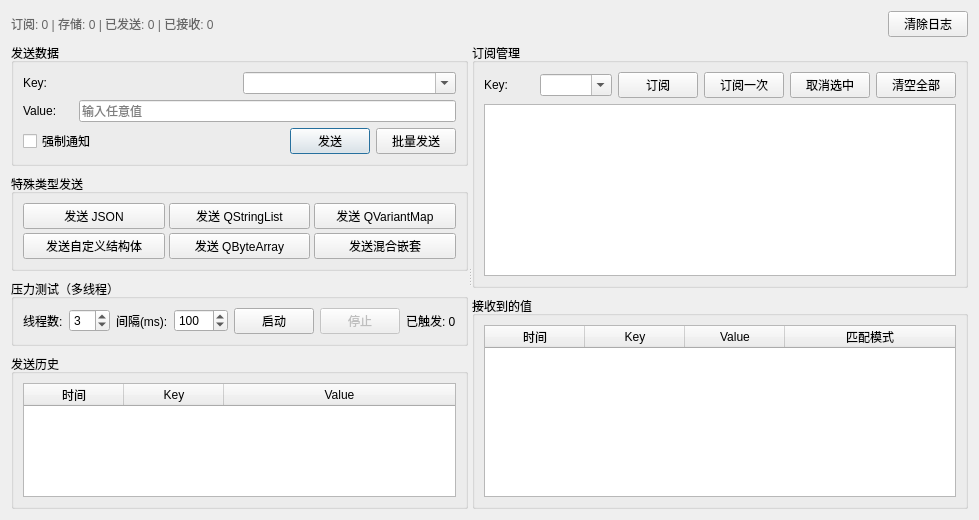
<?xml version="1.0" encoding="UTF-8"?>
<ui version="4.0">
 <class>SingleTestUi</class>
 <widget class="QWidget" name="SingleTestUi">
  <property name="geometry">
   <rect>
    <x>0</x>
    <y>0</y>
    <width>823</width>
    <height>520</height>
   </rect>
  </property>
  <property name="windowTitle">
   <string>SingletonAPI v5.0</string>
  </property>
  <layout class="QVBoxLayout" name="verticalLayout_main">
   <item>
    <layout class="QHBoxLayout" name="horizontalLayout_stats">
     <item>
      <widget class="QLabel" name="label_stats">
       <property name="styleSheet">
        <string notr="true">color: #666; font-size: 12px;</string>
       </property>
       <property name="text">
        <string>订阅: 0 | 存储: 0 | 已发送: 0 | 已接收: 0</string>
       </property>
      </widget>
     </item>
     <item>
      <spacer name="horizontalSpacer_stats">
       <property name="orientation">
        <enum>Qt::Horizontal</enum>
       </property>
       <property name="sizeHint" stdset="0">
        <size>
         <width>40</width>
         <height>20</height>
        </size>
       </property>
      </spacer>
     </item>
     <item>
      <widget class="QPushButton" name="pushButton_clearLog">
       <property name="maximumSize">
        <size>
         <width>80</width>
         <height>16777215</height>
        </size>
       </property>
       <property name="text">
        <string>清除日志</string>
       </property>
      </widget>
     </item>
    </layout>
   </item>
   <item>
    <widget class="QSplitter" name="splitter_main">
     <property name="orientation">
      <enum>Qt::Horizontal</enum>
     </property>
     <widget class="QWidget" name="widget_left" native="true">
      <layout class="QVBoxLayout" name="verticalLayout_left">
       <property name="spacing">
        <number>8</number>
       </property>
       <item>
        <widget class="QGroupBox" name="groupBox_send">
         <property name="title">
          <string>发送数据</string>
         </property>
         <layout class="QVBoxLayout" name="verticalLayout_send">
          <property name="spacing">
           <number>6</number>
          </property>
          <item>
           <layout class="QHBoxLayout" name="horizontalLayout_key">
            <item>
             <widget class="QLabel" name="label_key">
              <property name="minimumSize">
               <size>
                <width>50</width>
                <height>0</height>
               </size>
              </property>
              <property name="text">
               <string>Key:</string>
              </property>
             </widget>
            </item>
            <item>
             <widget class="QComboBox" name="comboBox_key">
              <property name="editable">
               <bool>true</bool>
              </property>
             </widget>
            </item>
           </layout>
          </item>
          <item>
           <layout class="QHBoxLayout" name="horizontalLayout_value">
            <item>
             <widget class="QLabel" name="label_val">
              <property name="minimumSize">
               <size>
                <width>50</width>
                <height>0</height>
               </size>
              </property>
              <property name="text">
               <string>Value:</string>
              </property>
             </widget>
            </item>
            <item>
             <widget class="QLineEdit" name="lineEdit_value">
              <property name="placeholderText">
               <string>输入任意值</string>
              </property>
             </widget>
            </item>
           </layout>
          </item>
          <item>
           <layout class="QHBoxLayout" name="horizontalLayout_options">
            <item>
             <widget class="QCheckBox" name="checkBox_forceNotify">
              <property name="text">
               <string>强制通知</string>
              </property>
             </widget>
            </item>
            <item>
             <spacer name="horizontalSpacer_options">
              <property name="orientation">
               <enum>Qt::Horizontal</enum>
              </property>
              <property name="sizeHint" stdset="0">
               <size>
                <width>40</width>
                <height>20</height>
               </size>
              </property>
             </spacer>
            </item>
            <item>
             <widget class="QPushButton" name="pushButton_send">
              <property name="text">
               <string>发送</string>
              </property>
              <property name="default">
               <bool>true</bool>
              </property>
             </widget>
            </item>
            <item>
             <widget class="QPushButton" name="pushButton_batchSend">
              <property name="text">
               <string>批量发送</string>
              </property>
             </widget>
            </item>
           </layout>
          </item>
         </layout>
        </widget>
       </item>
       <item>
        <widget class="QGroupBox" name="groupBox_specialTypes">
         <property name="title">
          <string>特殊类型发送</string>
         </property>
         <layout class="QVBoxLayout" name="verticalLayout_specialTypes">
          <property name="spacing">
           <number>4</number>
          </property>
          <item>
           <layout class="QHBoxLayout" name="horizontalLayout_specialRow1">
            <item>
             <widget class="QPushButton" name="pushButton_sendJson">
              <property name="text">
               <string>发送 JSON</string>
              </property>
             </widget>
            </item>
            <item>
             <widget class="QPushButton" name="pushButton_sendList">
              <property name="text">
               <string>发送 QStringList</string>
              </property>
             </widget>
            </item>
            <item>
             <widget class="QPushButton" name="pushButton_sendMap">
              <property name="text">
               <string>发送 QVariantMap</string>
              </property>
             </widget>
            </item>
           </layout>
          </item>
          <item>
           <layout class="QHBoxLayout" name="horizontalLayout_specialRow2">
            <item>
             <widget class="QPushButton" name="pushButton_sendStruct">
              <property name="text">
               <string>发送自定义结构体</string>
              </property>
             </widget>
            </item>
            <item>
             <widget class="QPushButton" name="pushButton_sendBinary">
              <property name="text">
               <string>发送 QByteArray</string>
              </property>
             </widget>
            </item>
            <item>
             <widget class="QPushButton" name="pushButton_sendMixed">
              <property name="text">
               <string>发送混合嵌套</string>
              </property>
             </widget>
            </item>
           </layout>
          </item>
         </layout>
        </widget>
       </item>
       <item>
        <widget class="QGroupBox" name="groupBox_stress">
         <property name="title">
          <string>压力测试（多线程）</string>
         </property>
         <layout class="QVBoxLayout" name="verticalLayout_stress">
          <item>
           <layout class="QHBoxLayout" name="horizontalLayout_stressParams">
            <item>
             <widget class="QLabel" name="label_threads">
              <property name="text">
               <string>线程数:</string>
              </property>
             </widget>
            </item>
            <item>
             <widget class="QSpinBox" name="spinBox_threadCount">
              <property name="minimum">
               <number>1</number>
              </property>
              <property name="maximum">
               <number>20</number>
              </property>
              <property name="value">
               <number>3</number>
              </property>
             </widget>
            </item>
            <item>
             <widget class="QLabel" name="label_interval">
              <property name="text">
               <string>间隔(ms):</string>
              </property>
             </widget>
            </item>
            <item>
             <widget class="QSpinBox" name="spinBox_interval">
              <property name="minimum">
               <number>10</number>
              </property>
              <property name="maximum">
               <number>5000</number>
              </property>
              <property name="singleStep">
               <number>50</number>
              </property>
              <property name="value">
               <number>100</number>
              </property>
             </widget>
            </item>
            <item>
             <spacer name="horizontalSpacer_stressParams">
              <property name="orientation">
               <enum>Qt::Horizontal</enum>
              </property>
              <property name="sizeHint" stdset="0">
               <size>
                <width>40</width>
                <height>20</height>
               </size>
              </property>
             </spacer>
            </item>
            <item>
             <widget class="QPushButton" name="pushButton_startStress">
              <property name="text">
               <string>启动</string>
              </property>
             </widget>
            </item>
            <item>
             <widget class="QPushButton" name="pushButton_stopStress">
              <property name="enabled">
               <bool>false</bool>
              </property>
              <property name="text">
               <string>停止</string>
              </property>
             </widget>
            </item>
            <item>
             <widget class="QLabel" name="label_stressCount">
              <property name="text">
               <string>已触发: 0</string>
              </property>
             </widget>
            </item>
           </layout>
          </item>
         </layout>
        </widget>
       </item>
       <item>
        <widget class="QGroupBox" name="groupBox_sendHistory">
         <property name="title">
          <string>发送历史</string>
         </property>
         <layout class="QVBoxLayout" name="verticalLayout_sendHistory">
          <item>
           <widget class="QTableWidget" name="tableWidget_sendHistory">
            <property name="editTriggers">
             <set>QAbstractItemView::NoEditTriggers</set>
            </property>
            <property name="selectionBehavior">
             <enum>QAbstractItemView::SelectRows</enum>
            </property>
            <property name="columnCount">
             <number>3</number>
            </property>
            <attribute name="horizontalHeaderStretchLastSection">
             <bool>true</bool>
            </attribute>
            <attribute name="verticalHeaderVisible">
             <bool>false</bool>
            </attribute>
            <column>
             <property name="text">
              <string>时间</string>
             </property>
            </column>
            <column>
             <property name="text">
              <string>Key</string>
             </property>
            </column>
            <column>
             <property name="text">
              <string>Value</string>
             </property>
            </column>
           </widget>
          </item>
         </layout>
        </widget>
       </item>
      </layout>
     </widget>
     <widget class="QWidget" name="widget_right" native="true">
      <layout class="QVBoxLayout" name="verticalLayout_right">
       <property name="spacing">
        <number>8</number>
       </property>
       <item>
        <widget class="QGroupBox" name="groupBox_subscribe">
         <property name="title">
          <string>订阅管理</string>
         </property>
         <layout class="QVBoxLayout" name="verticalLayout_subscribe">
          <property name="spacing">
           <number>6</number>
          </property>
          <item>
           <layout class="QHBoxLayout" name="horizontalLayout_subKey">
            <item>
             <widget class="QLabel" name="label_subPattern">
              <property name="minimumSize">
               <size>
                <width>50</width>
                <height>0</height>
               </size>
              </property>
              <property name="text">
               <string>Key:</string>
              </property>
             </widget>
            </item>
            <item>
             <widget class="QComboBox" name="comboBox_subKey">
              <property name="editable">
               <bool>true</bool>
              </property>
             </widget>
            </item>
            <item>
             <widget class="QPushButton" name="pushButton_subscribe">
              <property name="text">
               <string>订阅</string>
              </property>
             </widget>
            </item>
            <item>
             <widget class="QPushButton" name="pushButton_subscribeOnce">
              <property name="text">
               <string>订阅一次</string>
              </property>
             </widget>
            </item>
            <item>
             <widget class="QPushButton" name="pushButton_unsubscribe">
              <property name="text">
               <string>取消选中</string>
              </property>
             </widget>
            </item>
            <item>
             <widget class="QPushButton" name="pushButton_clearSubs">
              <property name="text">
               <string>清空全部</string>
              </property>
             </widget>
            </item>
           </layout>
          </item>
          <item>
           <widget class="QListWidget" name="listWidget_subscriptions"/>
          </item>
         </layout>
        </widget>
       </item>
       <item>
        <widget class="QGroupBox" name="groupBox_received">
         <property name="title">
          <string>接收到的值</string>
         </property>
         <layout class="QVBoxLayout" name="verticalLayout_received">
          <item>
           <widget class="QTableWidget" name="tableWidget_received">
            <property name="editTriggers">
             <set>QAbstractItemView::NoEditTriggers</set>
            </property>
            <property name="alternatingRowColors">
             <bool>true</bool>
            </property>
            <property name="selectionBehavior">
             <enum>QAbstractItemView::SelectRows</enum>
            </property>
            <property name="columnCount">
             <number>4</number>
            </property>
            <attribute name="horizontalHeaderStretchLastSection">
             <bool>true</bool>
            </attribute>
            <attribute name="verticalHeaderVisible">
             <bool>false</bool>
            </attribute>
            <column>
             <property name="text">
              <string>时间</string>
             </property>
            </column>
            <column>
             <property name="text">
              <string>Key</string>
             </property>
            </column>
            <column>
             <property name="text">
              <string>Value</string>
             </property>
            </column>
            <column>
             <property name="text">
              <string>匹配模式</string>
             </property>
            </column>
           </widget>
          </item>
         </layout>
        </widget>
       </item>
      </layout>
     </widget>
    </widget>
   </item>
  </layout>
 </widget>
 <resources/>
 <connections/>
</ui>
